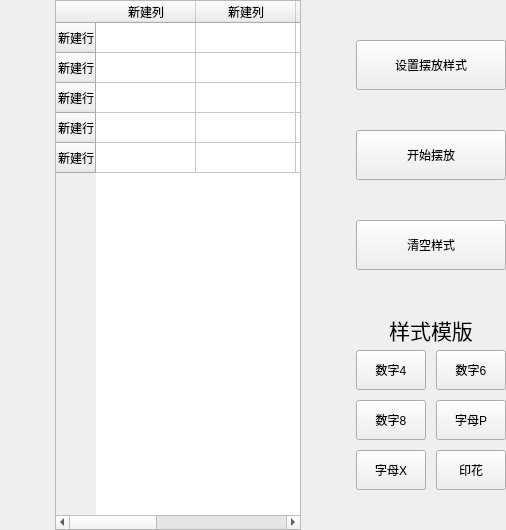
           <widget class="QWidget" name="page_3">
            <layout class="QHBoxLayout" name="horizontalLayout_4" stretch="2,9,2,3">
             <property name="spacing">
              <number>0</number>
             </property>
             <property name="leftMargin">
              <number>0</number>
             </property>
             <property name="topMargin">
              <number>0</number>
             </property>
             <property name="rightMargin">
              <number>0</number>
             </property>
             <property name="bottomMargin">
              <number>0</number>
             </property>
             <item>
              <spacer name="horizontalSpacer_8">
               <property name="orientation">
                <enum>Qt::Horizontal</enum>
               </property>
               <property name="sizeHint" stdset="0">
                <size>
                 <width>40</width>
                 <height>20</height>
                </size>
               </property>
              </spacer>
             </item>
             <item>
              <widget class="QTableWidget" name="game3_table">
               <property name="sizePolicy">
                <sizepolicy hsizetype="Expanding" vsizetype="Expanding">
                 <horstretch>0</horstretch>
                 <verstretch>0</verstretch>
                </sizepolicy>
               </property>
               <property name="minimumSize">
                <size>
                 <width>0</width>
                 <height>0</height>
                </size>
               </property>
               <property name="maximumSize">
                <size>
                 <width>16777215</width>
                 <height>16777215</height>
                </size>
               </property>
               <property name="showGrid">
                <bool>true</bool>
               </property>
               <property name="gridStyle">
                <enum>Qt::SolidLine</enum>
               </property>
               <property name="sortingEnabled">
                <bool>false</bool>
               </property>
               <attribute name="horizontalHeaderCascadingSectionResizes">
                <bool>false</bool>
               </attribute>
               <attribute name="horizontalHeaderShowSortIndicator" stdset="0">
                <bool>false</bool>
               </attribute>
               <attribute name="horizontalHeaderStretchLastSection">
                <bool>false</bool>
               </attribute>
               <attribute name="verticalHeaderCascadingSectionResizes">
                <bool>false</bool>
               </attribute>
               <attribute name="verticalHeaderHighlightSections">
                <bool>true</bool>
               </attribute>
               <attribute name="verticalHeaderShowSortIndicator" stdset="0">
                <bool>false</bool>
               </attribute>
               <attribute name="verticalHeaderStretchLastSection">
                <bool>false</bool>
               </attribute>
               <row>
                <property name="text">
                 <string>新建行</string>
                </property>
               </row>
               <row>
                <property name="text">
                 <string>新建行</string>
                </property>
               </row>
               <row>
                <property name="text">
                 <string>新建行</string>
                </property>
               </row>
               <row>
                <property name="text">
                 <string>新建行</string>
                </property>
               </row>
               <row>
                <property name="text">
                 <string>新建行</string>
                </property>
               </row>
               <column>
                <property name="text">
                 <string>新建列</string>
                </property>
               </column>
               <column>
                <property name="text">
                 <string>新建列</string>
                </property>
               </column>
               <column>
                <property name="text">
                 <string>新建列</string>
                </property>
               </column>
               <column>
                <property name="text">
                 <string>新建列</string>
                </property>
               </column>
               <column>
                <property name="text">
                 <string>新建列</string>
                </property>
               </column>
              </widget>
             </item>
             <item>
              <spacer name="horizontalSpacer_9">
               <property name="orientation">
                <enum>Qt::Horizontal</enum>
               </property>
               <property name="sizeHint" stdset="0">
                <size>
                 <width>40</width>
                 <height>20</height>
                </size>
               </property>
              </spacer>
             </item>
             <item alignment="Qt::AlignHCenter">
              <widget class="QWidget" name="rightWidget2" native="true">
               <property name="sizePolicy">
                <sizepolicy hsizetype="Expanding" vsizetype="Expanding">
                 <horstretch>0</horstretch>
                 <verstretch>0</verstretch>
                </sizepolicy>
               </property>
               <property name="maximumSize">
                <size>
                 <width>250</width>
                 <height>16777215</height>
                </size>
               </property>
               <layout class="QVBoxLayout" name="verticalLayout_9">
                <property name="spacing">
                 <number>0</number>
                </property>
                <property name="leftMargin">
                 <number>0</number>
                </property>
                <property name="topMargin">
                 <number>0</number>
                </property>
                <property name="rightMargin">
                 <number>0</number>
                </property>
                <property name="bottomMargin">
                 <number>0</number>
                </property>
                <item>
                 <spacer name="verticalSpacer_19">
                  <property name="orientation">
                   <enum>Qt::Vertical</enum>
                  </property>
                  <property name="sizeHint" stdset="0">
                   <size>
                    <width>20</width>
                    <height>40</height>
                   </size>
                  </property>
                 </spacer>
                </item>
                <item alignment="Qt::AlignHCenter">
                 <widget class="QWidget" name="putBtns" native="true">
                  <property name="minimumSize">
                   <size>
                    <width>0</width>
                    <height>0</height>
                   </size>
                  </property>
                  <property name="maximumSize">
                   <size>
                    <width>16777215</width>
                    <height>16777215</height>
                   </size>
                  </property>
                  <layout class="QVBoxLayout" name="verticalLayout_8">
                   <property name="spacing">
                    <number>0</number>
                   </property>
                   <property name="leftMargin">
                    <number>0</number>
                   </property>
                   <property name="topMargin">
                    <number>0</number>
                   </property>
                   <property name="rightMargin">
                    <number>0</number>
                   </property>
                   <property name="bottomMargin">
                    <number>0</number>
                   </property>
                   <item>
                    <widget class="PushButton" name="game3_setButton">
                     <property name="minimumSize">
                      <size>
                       <width>150</width>
                       <height>50</height>
                      </size>
                     </property>
                     <property name="text">
                      <string>设置摆放样式</string>
                     </property>
                    </widget>
                   </item>
                   <item>
                    <spacer name="verticalSpacer_20">
                     <property name="orientation">
                      <enum>Qt::Vertical</enum>
                     </property>
                     <property name="sizeHint" stdset="0">
                      <size>
                       <width>20</width>
                       <height>40</height>
                      </size>
                     </property>
                    </spacer>
                   </item>
                   <item>
                    <widget class="PushButton" name="game3_setButton_2">
                     <property name="minimumSize">
                      <size>
                       <width>150</width>
                       <height>50</height>
                      </size>
                     </property>
                     <property name="text">
                      <string>开始摆放</string>
                     </property>
                    </widget>
                   </item>
                   <item>
                    <spacer name="verticalSpacer_21">
                     <property name="orientation">
                      <enum>Qt::Vertical</enum>
                     </property>
                     <property name="sizeHint" stdset="0">
                      <size>
                       <width>20</width>
                       <height>40</height>
                      </size>
                     </property>
                    </spacer>
                   </item>
                   <item>
                    <widget class="PushButton" name="game3_setButton_3">
                     <property name="minimumSize">
                      <size>
                       <width>150</width>
                       <height>50</height>
                      </size>
                     </property>
                     <property name="text">
                      <string>清空样式</string>
                     </property>
                    </widget>
                   </item>
                  </layout>
                 </widget>
                </item>
                <item>
                 <spacer name="verticalSpacer_3">
                  <property name="orientation">
                   <enum>Qt::Vertical</enum>
                  </property>
                  <property name="sizeHint" stdset="0">
                   <size>
                    <width>20</width>
                    <height>40</height>
                   </size>
                  </property>
                 </spacer>
                </item>
                <item alignment="Qt::AlignHCenter">
                 <widget class="BodyLabel" name="label_3">
                  <property name="minimumSize">
                   <size>
                    <width>60</width>
                    <height>40</height>
                   </size>
                  </property>
                  <property name="frameShadow">
                   <enum>QFrame::Plain</enum>
                  </property>
                  <property name="text">
                   <string>&lt;html&gt;&lt;head/&gt;&lt;body&gt;&lt;p align=&quot;center&quot;&gt;&lt;span style=&quot; font-size:16pt;&quot;&gt;样式模版&lt;/span&gt;&lt;/p&gt;&lt;/body&gt;&lt;/html&gt;</string>
                  </property>
                  <property name="alignment">
                   <set>Qt::AlignCenter</set>
                  </property>
                 </widget>
                </item>
                <item>
                 <layout class="QGridLayout" name="gridLayout_2" rowstretch="0,0,0,0,0">
                  <property name="spacing">
                   <number>10</number>
                  </property>
                  <item row="1" column="1">
                   <widget class="PushButton" name="game3_numButton_2">
                    <property name="sizePolicy">
                     <sizepolicy hsizetype="Preferred" vsizetype="Preferred">
                      <horstretch>0</horstretch>
                      <verstretch>0</verstretch>
                     </sizepolicy>
                    </property>
                    <property name="minimumSize">
                     <size>
                      <width>70</width>
                      <height>40</height>
                     </size>
                    </property>
                    <property name="text">
                     <string>数字6</string>
                    </property>
                   </widget>
                  </item>
                  <item row="2" column="1">
                   <widget class="PushButton" name="game3_numButton_4">
                    <property name="sizePolicy">
                     <sizepolicy hsizetype="Preferred" vsizetype="Preferred">
                      <horstretch>0</horstretch>
                      <verstretch>0</verstretch>
                     </sizepolicy>
                    </property>
                    <property name="minimumSize">
                     <size>
                      <width>70</width>
                      <height>40</height>
                     </size>
                    </property>
                    <property name="text">
                     <string>字母P</string>
                    </property>
                   </widget>
                  </item>
                  <item row="2" column="0">
                   <widget class="PushButton" name="game3_numButton_3">
                    <property name="sizePolicy">
                     <sizepolicy hsizetype="Preferred" vsizetype="Preferred">
                      <horstretch>0</horstretch>
                      <verstretch>0</verstretch>
                     </sizepolicy>
                    </property>
                    <property name="minimumSize">
                     <size>
                      <width>70</width>
                      <height>40</height>
                     </size>
                    </property>
                    <property name="text">
                     <string>数字8</string>
                    </property>
                   </widget>
                  </item>
                  <item row="4" column="0">
                   <widget class="PushButton" name="game3_numButton_5">
                    <property name="sizePolicy">
                     <sizepolicy hsizetype="Preferred" vsizetype="Preferred">
                      <horstretch>0</horstretch>
                      <verstretch>0</verstretch>
                     </sizepolicy>
                    </property>
                    <property name="minimumSize">
                     <size>
                      <width>70</width>
                      <height>40</height>
                     </size>
                    </property>
                    <property name="text">
                     <string>字母X</string>
                    </property>
                   </widget>
                  </item>
                  <item row="1" column="0">
                   <widget class="PushButton" name="game3_numButton_1">
                    <property name="sizePolicy">
                     <sizepolicy hsizetype="Preferred" vsizetype="Preferred">
                      <horstretch>0</horstretch>
                      <verstretch>0</verstretch>
                     </sizepolicy>
                    </property>
                    <property name="minimumSize">
                     <size>
                      <width>70</width>
                      <height>40</height>
                     </size>
                    </property>
                    <property name="text">
                     <string>数字4</string>
                    </property>
                   </widget>
                  </item>
                  <item row="4" column="1">
                   <widget class="PushButton" name="game3_numButton_6">
                    <property name="sizePolicy">
                     <sizepolicy hsizetype="Preferred" vsizetype="Preferred">
                      <horstretch>0</horstretch>
                      <verstretch>0</verstretch>
                     </sizepolicy>
                    </property>
                    <property name="minimumSize">
                     <size>
                      <width>70</width>
                      <height>40</height>
                     </size>
                    </property>
                    <property name="text">
                     <string>印花</string>
                    </property>
                   </widget>
                  </item>
                 </layout>
                </item>
                <item>
                 <spacer name="verticalSpacer_11">
                  <property name="orientation">
                   <enum>Qt::Vertical</enum>
                  </property>
                  <property name="sizeHint" stdset="0">
                   <size>
                    <width>20</width>
                    <height>40</height>
                   </size>
                  </property>
                 </spacer>
                </item>
               </layout>
              </widget>
             </item>
            </layout>
           </widget>
